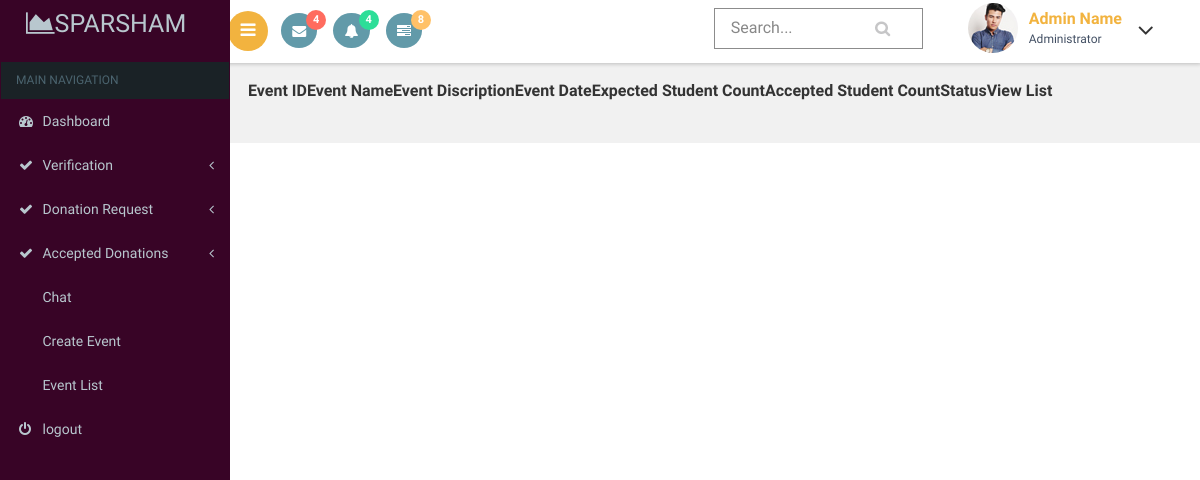
The page /secratary/eventlist.php on the database as committed earlier.
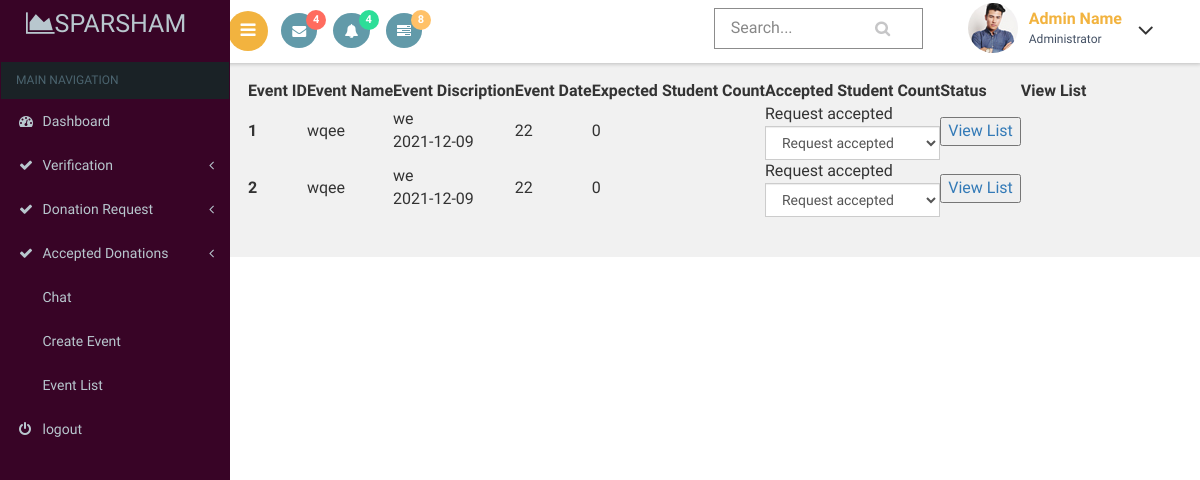
The same page on the database as committed later.
### tables this page shows
CREATE TABLE `events` (
  `event_id` int(11) NOT NULL,
  `event_name` varchar(30) NOT NULL,
  `event_discription` text NOT NULL,
  `event_date` date NOT NULL,
  `expected_students` int(11) NOT NULL,
  `accepted_students` int(11) NOT NULL DEFAULT 0,
  `event_status` int(11) NOT NULL DEFAULT 1
);

### secratary/eventlist.php (the view, shortened to what this page needs)
<?php
include("dbconn.php");
?>
<!DOCTYPE html>
<html>
<head>
    <link href="css/bootstrap.css" rel='stylesheet' type='text/css' />
<link href="css/style.css" rel='stylesheet' type='text/css' />
<link href="css/font-awesome.css" rel="stylesheet">
<link href='css/SidebarNav.min.css' media='all' rel='stylesheet' type='text/css'/>
<link href="css/custom.css" rel="stylesheet">
    <link rel="stylesheet" type="text/css" href="https://cdn.datatables.net/1.10.21/css/jquery.dataTables.css">
</head>
<body class="cbp-spmenu-push">
    <div class="main-content">
    <div class="cbp-spmenu cbp-spmenu-vertical cbp-spmenu-left" id="cbp-spmenu-s1">
        <aside class="sidebar-left">
      <nav class="navbar navbar-inverse">
          <div class="navbar-header">
            <h1><a class="navbar-brand" href="index.html"><span class="fa fa-area-chart"></span>Sparsham<span class="dashboard_text"></span></a></h1>
          </div>
          <?php
          include("menu.php");
          ?>
      </nav>
    </aside>
    </div>
        <?php
        include("header.php");
        ?>
        <div id="page-wrapper">
    <table id="table_id" class="display">
    <thead>
        <tr>
        <th>Event ID</th>
        <th>Event Name</th>
        <th>Event Discription</th>
        <th>Event Date</th>
        <th>Expected Student Count</th>
        <th>Accepted Student Count</th>
        <th>Status</th>
        <th>View List</th>
        </tr>
    </thead>
    <tbody>
         <?php
            $sql="select * from events";
            $res=mysqli_query($conn,$sql);
            if(mysqli_num_rows($res)>0){
                while($r=mysqli_fetch_assoc($res)){
            ?>
           <tr>
      <th scope="row"><?php echo $r['event_id']?></th>
      <td><?php echo $r['event_name']?></td>
      <td><?php echo $r['event_discription']?><br>
        <?php echo $r['event_date']?><br>
      </td>
      <td><?php echo $r['expected_students']?></td>
      <td><?php echo $r['accepted_students']?></td>
        <td>
            <div id="<?php echo $r['event_id']?>">
                <?php
         if($r['event_status']==0)
            echo "Request not accepted";
        else if($r['event_status']==1)
            echo "Request accepted";
        else if($r['event_status']==2)
            echo "Request rejected";
        else if($r['event_status']==3)
            echo "Request completed";
     ?>
 </div>
 <form>
          <select class="form-control"  onchange="updatestatus(this.value,<?php echo $r['event_id']?>)">
            <option value disabled selected> <?php
            if($r['event_status']==0)
            echo "Request not accepted";
        else if($r['event_status']==1)
            echo "Request accepted";
        else if($r['event_status']==2)
            echo "Request rejected";
        else if($r['event_status']==3)
            echo "Request completed";
            ?></option>
          </select>
      </form>
</td>
<td>
<a href="eventparticipents.php?event_id=<?php echo $r['event_id']?>">
<button>View List</button>
</a>
</td>
    </tr>
            <?php
        }
    }
            ?>
    </tbody>
</table>
</div></div>
</body>
</html>

### secratary/menu.php (shortened to what this page needs)
<div class="collapse navbar-collapse" id="bs-example-navbar-collapse-1">
            <ul class="sidebar-menu">
              <li class="header">MAIN NAVIGATION</li>
              <li class="treeview">
                <a href="index.php">
                <i class="fa fa-dashboard"></i> <span>Dashboard</span>
                </a>
              </li>
        <li class="treeview">
                <a href="#">
                <i class="fa fa-check"></i>
                <span>Verification</span>
                <i class="fa fa-angle-left pull-right"></i>
                </a>
              </li>
               <li class="treeview">
                <a href="#">
                <i class="fa fa-check"></i>
                <span>Donation Request</span>
                <i class="fa fa-angle-left pull-right"></i>
                </a>
              </li>
              <li class="treeview">
                <a href="#">
                <i class="fa fa-check"></i>
                <span>Accepted Donations</span>
                <i class="fa fa-angle-left pull-right"></i>
                </a>
              </li>
              <li class="treeview">
                <a href="chatlist.php">
                <i class="fa fa-chat"></i> <span>Chat</span>
                </a>
              </li>
              <li class="treeview">
                <a href="createevent.php">
                <i class="fa fa-chat"></i> <span>Create Event</span>
                </a>
              </li>
              <li class="treeview">
                <a href="eventlist.php">
                <i class="fa fa-chat"></i> <span>Event List</span>
                </a>
              </li>
              <li class="treeview">
                <a href="../logout.php">
                <i class="fa fa-power-off"></i> <span>logout</span>
                </a>
              </li>
            </ul>
          </div>

### secratary/header.php (shortened to what this page needs)
<div class="sticky-header header-section ">
			<div class="header-left">
				<button id="showLeftPush"><i class="fa fa-bars"></i></button>
				<div class="profile_details_left">
					<ul class="nofitications-dropdown">
						<li class="dropdown head-dpdn">
							<a href="#" class="dropdown-toggle" data-toggle="dropdown" aria-expanded="false"><i class="fa fa-envelope"></i><span class="badge">4</span></a>
						</li>
						<li class="dropdown head-dpdn">
							<a href="#" class="dropdown-toggle" data-toggle="dropdown" aria-expanded="false"><i class="fa fa-bell"></i><span class="badge blue">4</span></a>
						</li>
						<li class="dropdown head-dpdn">
							<a href="#" class="dropdown-toggle" data-toggle="dropdown" aria-expanded="false"><i class="fa fa-tasks"></i><span class="badge blue1">8</span></a>
						</li>
					</ul>
				</div>
				<div class="clearfix"> </div>
			</div>
			<div class="header-right">
				<div class="search-box">
					<form class="input">
						<input class="sb-search-input input__field--madoka" placeholder="Search..." type="search" id="input-31" />
						<label class="input__label" for="input-31">
							<svg class="graphic" width="100%" height="100%" viewBox="0 0 404 77" preserveAspectRatio="none">
								<path d="m0,0l404,0l0,77l-404,0l0,-77z"/>
							</svg>
						</label>
					</form>
				</div>
				<div class="profile_details">
					<ul>
						<li class="dropdown profile_details_drop">
							<a href="#" class="dropdown-toggle" data-toggle="dropdown" aria-expanded="false">
								<div class="profile_img">
									<span class="prfil-img"><img src="images/2.jpg" alt=""> </span>
									<div class="user-name">
										<p>Admin Name</p>
										<span>Administrator</span>
									</div>
									<i class="fa fa-angle-down lnr"></i>
									<div class="clearfix"></div>
								</div>
							</a>
						</li>
					</ul>
				</div>
				<div class="clearfix"> </div>
			</div>
			<div class="clearfix"> </div>
		</div>

### secratary/css/custom.css (style rules this page uses)
#page-wrapper { padding:5em 2em 2.5em; background-color: #F1F1F1; }

Rows that differ between the two databases and show on the page:
added events: event_id "1", event_name "wqee", event_discription "we", event_date "2021-12-09", expected_students "22", accepted_students "0", shows "Request accepted"
added events: event_id "2", event_name "wqee", event_discription "we", event_date "2021-12-09", expected_students "22", accepted_students "0", shows "Request accepted"
